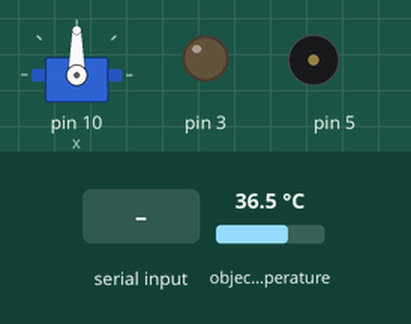
The sketch below on a simulated Arduino Uno, built with avr-gcc and run on an emulated ATmega328P. Shown: servo, output pins drawn as LEDs (lit = HIGH), buzzer (waves = sounding). The inputs (shaded band) are chosen by the test bench; at power-on: object temperature 36.5 °C.

Above: at 1.2 s.
1.3 s: "H" received over Serial
At 1.55 s:
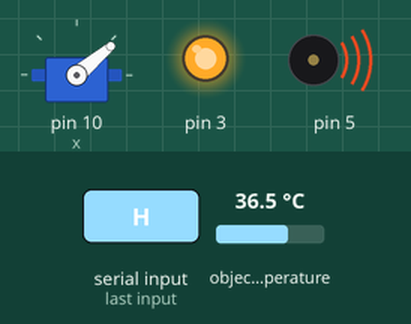
At 2.6 s:
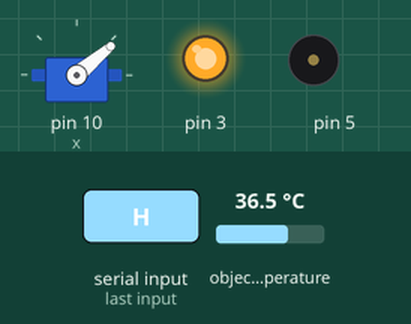
Timing chart, 0 to 4.3 s (numbered marks = the images above; inputs shaded):
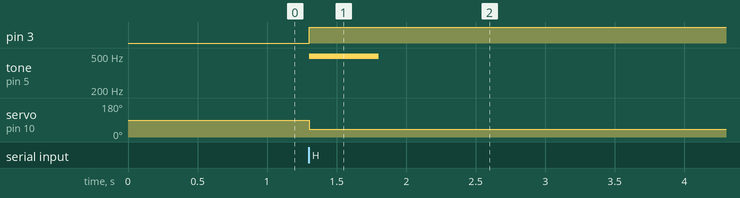

Measured:
- after the input at 1.3 s, pin 3: LOW → HIGH at once; tone on pin 5: silent → 494 Hz at once, → silent 0.50 s later; servo on pin 10 (x): 90° → 40° at once

The sketch:

arduino_control.ino
```cpp
#include<Servo.h>
#include <Wire.h>
#include <Adafruit_MLX90614.h>
Adafruit_MLX90614 mlx = Adafruit_MLX90614();

Servo x;
int mask;


void setup() {
  // put your setup code here, to run once:
   Serial.begin(9600);
   x.attach(10);
   mlx.begin();
   pinMode(03, OUTPUT);
}

void loop() {
   if (Serial.available() > 0)
  {
    mask = Serial.read();
    if (mask == 'H')
    {
      float celsius = mlx.readObjectTempC();
      if(celsius<=36){
        x.write(180);
        digitalWrite(03, LOW);
      }
      else{
        x.write(40);
        digitalWrite(03, HIGH);
        tone(05, 494, 500);
      }
    }

    else if (mask == 'L'){
       x.write(40);
       digitalWrite(03, HIGH);
       tone(05, 494, 500);
    }

}
}
```
